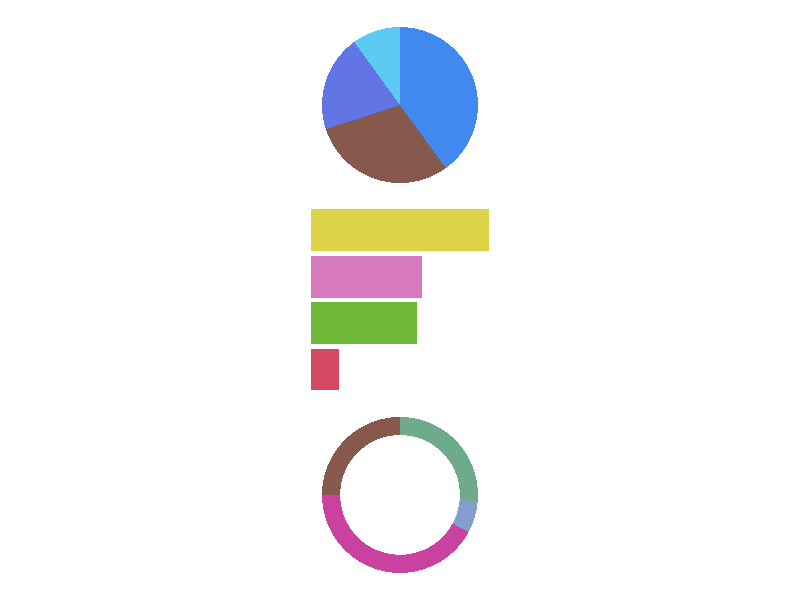
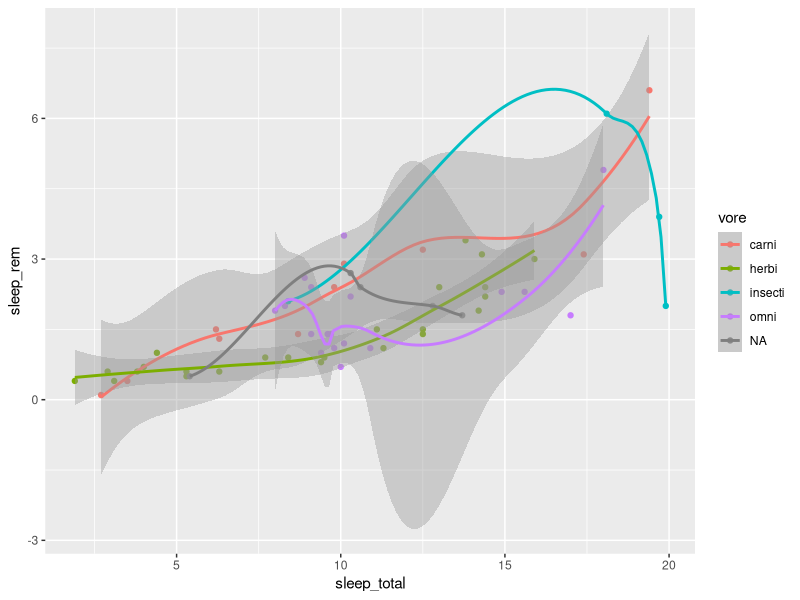
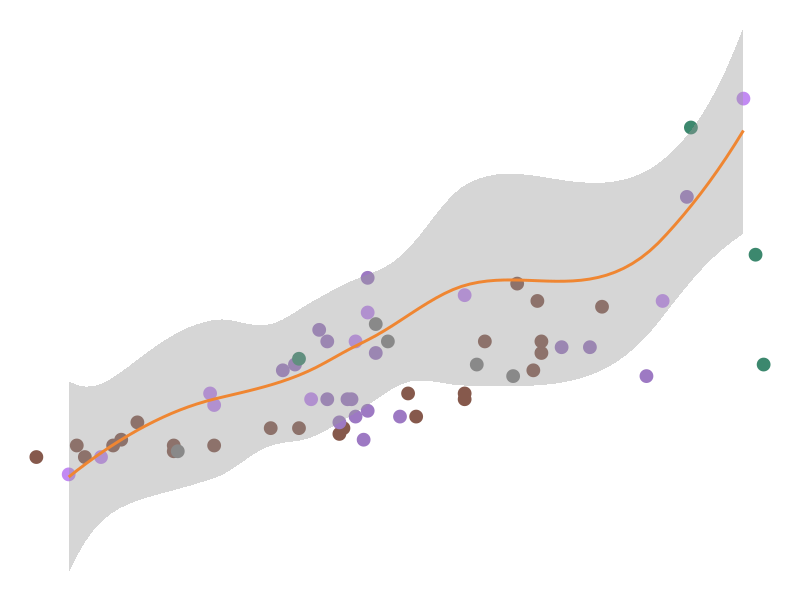

Reproduce these figures in R, in order.
## ---- chunk 1
library("tidyverse")
library("patchwork")

col_religion <- "#819ECE"
col_volunteer <- "#3C886E"
col_phone <- "#C28AF3"
col_misc <- "#E1937B"
col_sleeping <- "#DDD346"
col_personal_care <- "#4288F1"
col_eat <- "#6EBA38"
col_edu <- "#EF8632"
col_work <- "#CA42A0"
col_housework <- "#5DCAF3"
col_household_care <- "#D44A62"
col_nonhouse_care <- "#86594C"
col_shopping <- "#6EAB8A"
col_pro_care <- "#9D79C3"
col_leisure <- "#6175E4"
col_sports <- "#D879BF"
col_travel <- "#BBBBBB"

branded_colors <- c("col_religion" = col_religion, "col_volunteer" = col_volunteer, "col_phone" = col_phone, "col_misc" = col_misc, "col_sleeping" = col_sleeping, "col_personal_care" = col_personal_care, "col_edu" = col_edu, "col_eat" = col_eat, "col_work" = col_work, "col_housework" = col_housework, "col_household_care" = col_household_care, "col_nonhouse_care" = col_nonhouse_care, "col_shopping" = col_shopping, "col_pro_care" = col_pro_care, "col_leisure" = col_leisure, "col_sports" = col_sports)
## ---- chunk 2
#| fig-width: 8
#| fig-height: 16
vore_count <- msleep %>%
  drop_na(vore) %>% 
  count(vore) %>% 
  mutate(vore = fct_reorder(vore, n))

gg_pie <- vore_count %>% 
  ggplot() +
  aes(x = "",
      y = vore,
      fill = vore) +
  geom_bar(stat="identity", width=1) +
  scale_fill_manual(values = sample(as.vector(branded_colors), 4)) +
  guides(fill = guide_none()) +
  coord_polar("y", start=0) +
  theme_void()

gg_bar <- vore_count %>% 
  ggplot() +
  aes(x = n,
      y = vore,
      fill = vore) +
  geom_col() +
  scale_fill_manual(values = sample(as.vector(branded_colors), 4)) +
  guides(fill = guide_none()) +
  theme_void()

gg_donut <- vore_count %>%
  mutate(x = 4,
         vore = as.character(vore)) %>% 
  ggplot() +
  aes(x = x, y = n, fill = vore) +
  geom_col(width = 1) +
  scale_fill_manual(values = sample(as.vector(branded_colors), 4)) +
  guides(fill = guide_none()) +
  coord_polar("y", start = 0) +
  xlim(c(0.2, 4 + 0.5)) +
  theme_void()

gg_pie / gg_bar / gg_donut
## ---- chunk 3
msleep %>% 
  ggplot(aes(x = sleep_total,
             y = sleep_rem,
             colour = vore)) +
  geom_point() +
  geom_smooth()

ggplot() +
  geom_point(data = msleep,
             aes(x = sleep_total,
             y = sleep_rem,
             colour = vore), show.legend = FALSE,
             size = 4) +
  geom_smooth(data = filter(msleep, vore == "carni"),
              aes(x = sleep_total, 
                  y = sleep_rem),
              colour = col_edu) +
  scale_colour_manual(values = sample(as.vector(branded_colors), 4)) +
  theme_void()
